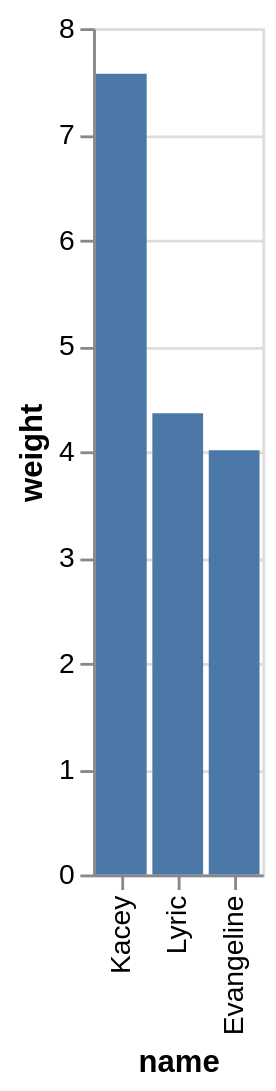

Specify this chart in Vega-Lite:
### Vega-Lite specification from a JSON file in a GitHub repository (floating-point values rounded to 4 significant figures)
{"data": {"values": [{"x_data": "Kacey", "y_data": 7.57}, {"x_data": "Lyric", "y_data": 4.36}, {"x_data": "Evangeline", "y_data": 4.01}]}, "mark": "bar", "encoding": {"x": {"field": "x_data", "type": "nominal", "title": "name", "sort": {"op": "sum", "field": "y_data", "order": "descending"}}, "y": {"field": "y_data", "type": "quantitative", "title": "weight"}}}
